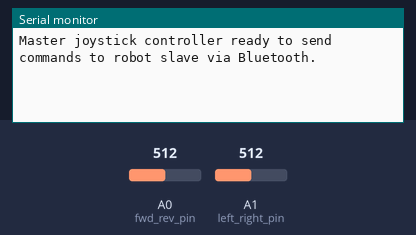
Recording of a sketch running on a simulated Arduino Uno, built with avr-gcc and run on an emulated ATmega328P. Shown: the last lines printed to the serial monitor. The test bench sets the inputs (shaded band); at power-on: A0 (fwd_rev_pin) = 512, A1 (left_right_pin) = 512.

Above: at 1.2 s.
1.3 s: A0 (fwd_rev_pin) set to 542
At 1.43 s:
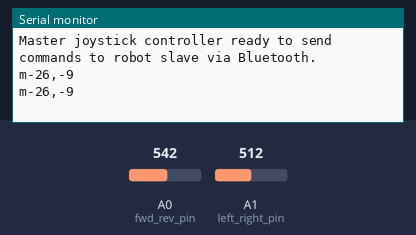
3.2 s: A0 (fwd_rev_pin) set to 669
At 3.29 s:
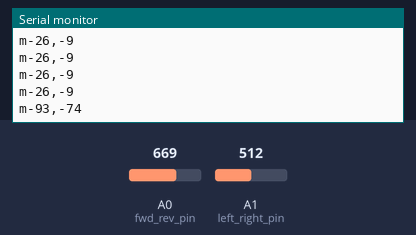
4.7 s: A0 (fwd_rev_pin) set to 697
At 4.74 s:
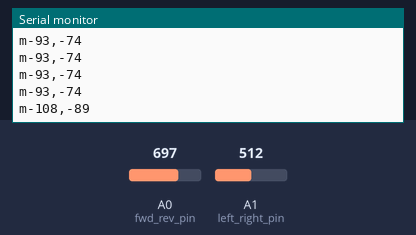
Timing chart, 0 to 7.7 s (numbered marks = the images above; inputs shaded):
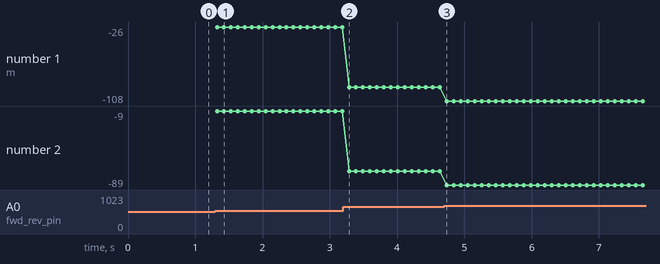

The sketch:

master-joystick-02.ino
```cpp
#include <SoftwareSerial.h>
/*
Master Joystick program that takes values from Joystick and
converts analog signals into robot commands
This version sends a stream of comma separated motor values like
m123,123
for the left and right motor speed values
*/
const byte rxPin = 10;// Recieve on 10, Transmit on 11
const byte txPin = 11;
SoftwareSerial bt(rxPin, txPin);

int fwd_rev_pin = A0; // connect the forward reverse VR2 (variable resistor 1) to this pin
int left_right_pin = A1; // connect the left right VR1 (variable resistor 2) to this pin
int beep_pin = 7; // connect the push button to the SW pin
int ledPin = 13;      // select the pin for the LED
int fwd_rev_sensor_value = 512;  // idel initial value
int left_right_sensor_value = 512;  // idel initial value

int show_sensor_values_flag = 0; // turn this to 1 to show the sensor values on the console
int show_calcs = 0; // turn this to 1 to show the calculations on the console

int moving_threshold = 50; // minimum value to from 512 to move
int forward_reverse_offset = -30; // number added left
int left_right_offset = 30; // number added left
int moving_flag = 1; // 0 if stopped, 1 is moving

void setup() {
  // declare the inputs
  pinMode(fwd_rev_pin, INPUT);
  pinMode(left_right_pin, INPUT);
  pinMode(beep_pin, INPUT);
  Serial.begin(9600);
  bt.begin(38400); // note that this is not 9600!!
  Serial.println("Master joystick controller ready to send commands to robot slave via Bluetooth.");
}

void loop() {
  // read the sensor values
  fwd_rev_sensor_value = 1023 - analogRead(fwd_rev_pin) + forward_reverse_offset;  // we use the inverse with connectors to the left
  left_right_sensor_value = analogRead(left_right_pin) + left_right_offset;
  if (abs(fwd_rev_sensor_value - 512) > moving_threshold  ||  abs(left_right_sensor_value - 512) > moving_threshold  )
       { moving_flag = 1; }
  else { moving_flag = 0; }

  // useful for debugging
  if (show_sensor_values_flag == 1 && moving_flag == 1) {
    show_sensor_values();
  }

  // we can't use a case statement because we are doing range comparisons
  if (moving_flag == 1) {
    motor_speeds(fwd_rev_sensor_value, left_right_sensor_value);
  }

  delay(100);
}

// both sense values are between 0 and 1023
// straight is left-right at 512
// max is 1525
void motor_speeds(int fwd_rev_sensor_value, int left_right_sensor_value) {
  int turn = abs(left_right_sensor_value - 512); // amount of turning from center
  int speed_val = abs(fwd_rev_sensor_value - 512);  // total speed always positive
  int fwd__ref_flag; // 1 for forward -1 for reverse
  int left_right_flag; // -1 for left, + 1 for right

  int left_motor_speed_total;
  int right_motor_speed_total;

  if (fwd_rev_sensor_value < 512) {
    fwd__ref_flag = -1;
  } else {
    fwd__ref_flag = 1;
  }

  if (left_right_sensor_value < 512) {
    left_right_flag = -1;
  } else {
    left_right_flag = 1;
  }


  if (show_calcs == 1) {
    Serial.print("speed=");
    Serial.print(speed_val);
    Serial.print(" turn=");
    Serial.print(turn);
    Serial.print(" f-r=");
    Serial.print(fwd__ref_flag);
    Serial.print(" l-r=");
    Serial.println(left_right_flag);
  };

  // drop the motor speed in the wheel we are turning toward
  // turning left
  if (left_right_flag == -1) {
    left_motor_speed_total = (speed_val - turn) * fwd__ref_flag;
    right_motor_speed_total = speed_val * fwd__ref_flag;
   } else {  // right turns we keep the left motor on high and turn faster for faster turns
    right_motor_speed_total = (speed_val - turn) * fwd__ref_flag;
    left_motor_speed_total = speed_val * fwd__ref_flag;
   }

  // mapping from 0 to 512 0 and 255
  left_motor_speed_total  = map(left_motor_speed_total, -495, 470, -255, 255);
  right_motor_speed_total = map(right_motor_speed_total, -510, 480, -255, 255);

  // safty checks
  left_motor_speed_total = constrain(left_motor_speed_total, -255, 255);
  right_motor_speed_total = constrain(right_motor_speed_total, -255, 255);

  bt.print("m");
  bt.print(left_motor_speed_total);
  bt.print(",");
  bt.println(right_motor_speed_total);

  Serial.print("m");
  Serial.print(left_motor_speed_total);
  Serial.print(",");
  Serial.println(right_motor_speed_total);
}

void show_sensor_values() {
  Serial.print("fwd-rev val =");
  Serial.print(fwd_rev_sensor_value);
  Serial.print(" left-right val =");
  Serial.println(left_right_sensor_value);
}
```

Measured:
- the behaviour switches between 531 and 532 on A0 (fwd_rev_pin) (found by bisection; images 0 and 1)
- after the input at 1.3 s, the serial monitor: prints a new line at once (image 1)
- after the input at 3.2 s, the serial monitor: prints a new line after 0.09 s (image 2)
- after the input at 4.7 s, the serial monitor: prints a new line at once (image 3)
- plotted number 1: -26 → -93 after the input at 3.2 s, -93 → -108 after the input at 4.7 s
- plotted number 2: -9 → -74 after the input at 3.2 s, -74 → -89 after the input at 4.7 s
